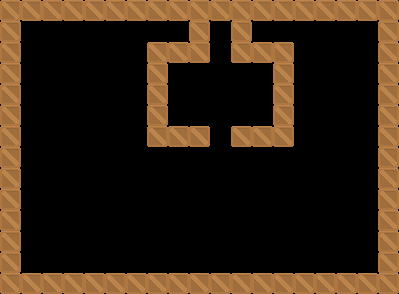

Rendered tile map (Tiled .tmx) drawn with the repository's tilesets; below, a short description and the full map source, tile grids included:
An orthogonal 19x14 tile map with 21x21 px tiles, 2 tile layers (frente, fundo) and 4 objects (player).

<map version="1.0" orientation="orthogonal" renderorder="right-down" width="19" height="14" tilewidth="21" tileheight="21" nextobjectid="11">
 <tileset firstgid="1" name="spritesheet" tilewidth="21" tileheight="21" spacing="2" margin="2" tilecount="900" columns="30">
  <image source="spritesheet.png" width="692" height="692" />
 </tileset>
 <layer name="frente" width="19" height="14">
  <data encoding="csv">
191,191,191,191,191,191,191,191,191,191,191,191,191,191,191,191,191,191,191,
191,200,0,0,0,0,0,0,0,191,0,191,0,0,0,0,0,0,191,
191,200,200,200,200,200,200,191,191,191,0,191,191,191,0,0,0,0,191,
191,200,200,200,200,200,200,191,0,0,0,0,0,191,0,0,0,0,191,
191,0,200,200,200,200,200,191,0,0,0,0,0,191,0,0,0,0,191,
191,200,200,200,200,200,200,191,0,0,0,0,0,191,200,200,200,200,191,
191,0,0,0,0,200,200,191,191,191,0,191,191,191,200,200,200,200,191,
191,0,0,0,0,0,0,0,0,0,0,0,0,0,0,0,0,200,191,
191,0,0,0,0,0,0,0,0,0,0,0,0,0,0,0,0,200,191,
191,0,0,0,0,0,0,0,0,0,0,0,0,0,0,0,200,200,191,
191,0,0,0,0,0,0,0,0,0,0,0,0,0,0,0,0,0,191,
191,0,0,0,0,0,0,0,0,0,0,0,0,0,0,0,0,0,191,
191,0,0,0,0,0,0,0,0,0,0,0,0,0,0,0,0,0,191,
191,191,191,191,191,191,191,191,191,191,191,191,191,191,191,191,191,191,191
</data>
 </layer>
 <layer name="fundo" width="19" height="14">
  <data encoding="csv">
0,0,0,0,0,0,0,0,0,0,0,0,0,0,0,0,0,0,0,
0,0,0,0,0,0,0,0,0,0,0,0,0,0,0,0,0,0,0,
0,0,0,0,0,0,0,0,0,0,0,0,0,0,0,0,0,0,0,
0,0,0,0,0,0,0,0,0,0,0,0,0,0,0,0,0,0,0,
0,0,0,0,0,0,0,0,0,0,0,0,0,0,0,0,0,0,0,
0,0,0,0,0,0,0,0,0,0,0,0,0,0,0,0,0,0,0,
0,0,0,0,0,0,0,0,0,0,0,0,0,0,0,0,0,0,0,
0,0,0,0,0,0,0,0,0,0,0,0,0,0,0,0,0,0,0,
0,0,0,0,0,0,0,0,0,0,0,0,0,0,0,0,0,0,0,
0,0,0,0,0,0,0,0,0,0,0,0,0,0,0,0,0,0,0,
0,0,0,0,0,0,0,0,0,0,0,0,0,0,0,0,0,0,0,
0,0,0,0,0,0,0,0,0,0,0,0,0,0,0,0,0,0,0,
0,0,0,0,0,0,0,0,0,0,0,0,0,0,0,0,0,0,0,
0,0,0,0,0,0,0,0,0,0,0,0,0,0,0,0,0,0,0
</data>
 </layer>
 <objectgroup name="Objetos">
  <object id="6" gid="235" x="254" y="105" width="21" height="21" />
  <object id="7" gid="235" x="168" y="106" width="21" height="21" />
  <object id="8" name="player" gid="171" x="209" y="189" width="21" height="21" />
  <object id="10" gid="311" x="210" y="41" width="21" height="21" />
 </objectgroup>
</map>
